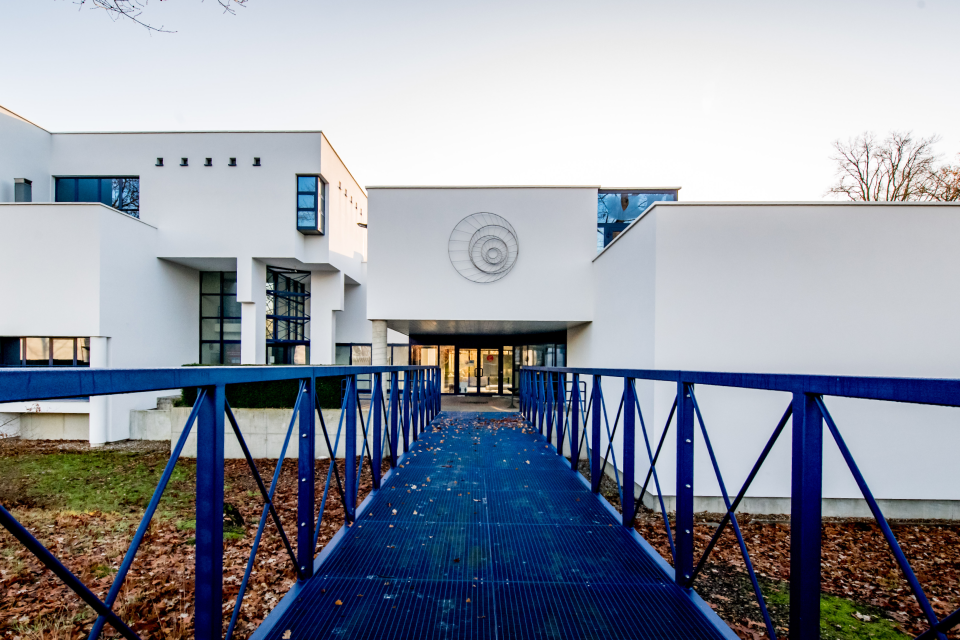
#> input picture opdracht2/resources/edm_image.png, 960 x 640 px
$ python tempCodeRunnerFile.py
#> lines starting #> are read from the running program, lines starting #| are printed output that depends on the picture; after the words box and inside, x2 and y2 are one past the last pixel; in counts of white or black regions, pixels touching at a corner belong together
### opdracht2/src/feauture_detection.py
import cv2
import numpy as np
import os

SAVE_INTERVAL = 20


def _load_image(path: str):
#> called with path = 'resources/edm_image.png'
    if not os.path.exists(path):
        raise FileNotFoundError(f"Image not found: {path}")
    image = cv2.imread(path)
#> image is the input picture: shape (640, 960, 3); mean B, G, R 161.8, 150.8, 146
    if image is None:
        raise IOError(f"Failed to load image: {path}")
    return image


def _load_video(path: str):
    if not os.path.exists(path):
        raise FileNotFoundError(f"Video file not found: {path}")
    video = cv2.VideoCapture(path)
    if not video.isOpened():
        raise IOError(f"Could not open video file: {path}")
    return video


def _create_orb_detector(n_features):
    return cv2.ORB_create(nfeatures=n_features)  # type: ignore


def _match_features(bf, desc1, desc2, ratio=0.75):
    matches = bf.knnMatch(desc1, desc2, k=2)
    return [m for m, n in matches if m.distance < ratio * n.distance]


def process(
    target_img_path: str,
    use_webcam: bool,
    video_path: str = "",
    overlay_video_path: str = "",
    n_features=1000,
):
    """Processes each frame of the given video, and matches its features with the given image.
        Optionally can overlay a video on the refernce image found in the video

    Args:
        target_img_path (str): Location of the reference image
        use_webcam (bool): Whether to use the webcam for processing
        video_path (str, optional): Location of the video to process if use_webcam = False
        overlay_video_path (str, optional): Location of the video to overlay
        n_features (int, optional): Maximum amount of keypoints to be detected by ORB. Defaults to 1000.
    """
    target_img = _load_image(target_img_path)
    if use_webcam:
        video = cv2.VideoCapture(0)
    else:
        video = _load_video(video_path)

    orb = _create_orb_detector(n_features)
    bf = cv2.BFMatcher(cv2.NORM_HAMMING, crossCheck=False)

    keypoints_img, descriptors_img = orb.detectAndCompute(target_img, None)
#> keypoints_img = 1000 keypoints; strongest (x, y, size): (476, 390, 31), (481, 389, 31), (475, 389, 37.2), (481, 390, 37.2)

    overlay_video = None
    if overlay_video_path:
        overlay_video = _load_video(overlay_video_path)

    h_t, w_t = target_img.shape[:2]
#> h_t = 640; w_t = 960
    pts_target = np.float32([[0, 0], [w_t, 0], [w_t, h_t], [0, h_t]]).reshape(-1, 1, 2) # type: ignore
#> pts_target = [[0, 0], [960, 0], [960, 640], [0, 640]]

    video_writer = None
    if not use_webcam:
        os.makedirs(os.path.dirname("output/output_video.mp4"), exist_ok=True)
        fps = video.get(cv2.CAP_PROP_FPS)
        width = int(video.get(cv2.CAP_PROP_FRAME_WIDTH))
        height = int(video.get(cv2.CAP_PROP_FRAME_HEIGHT))
        fourcc = cv2.VideoWriter_fourcc(*"mp4v")  # type: ignore
        video_writer = cv2.VideoWriter(
            "output/output_video.mp4", fourcc, fps, (width, height)
        )

    while True:
        success, frame = video.read()
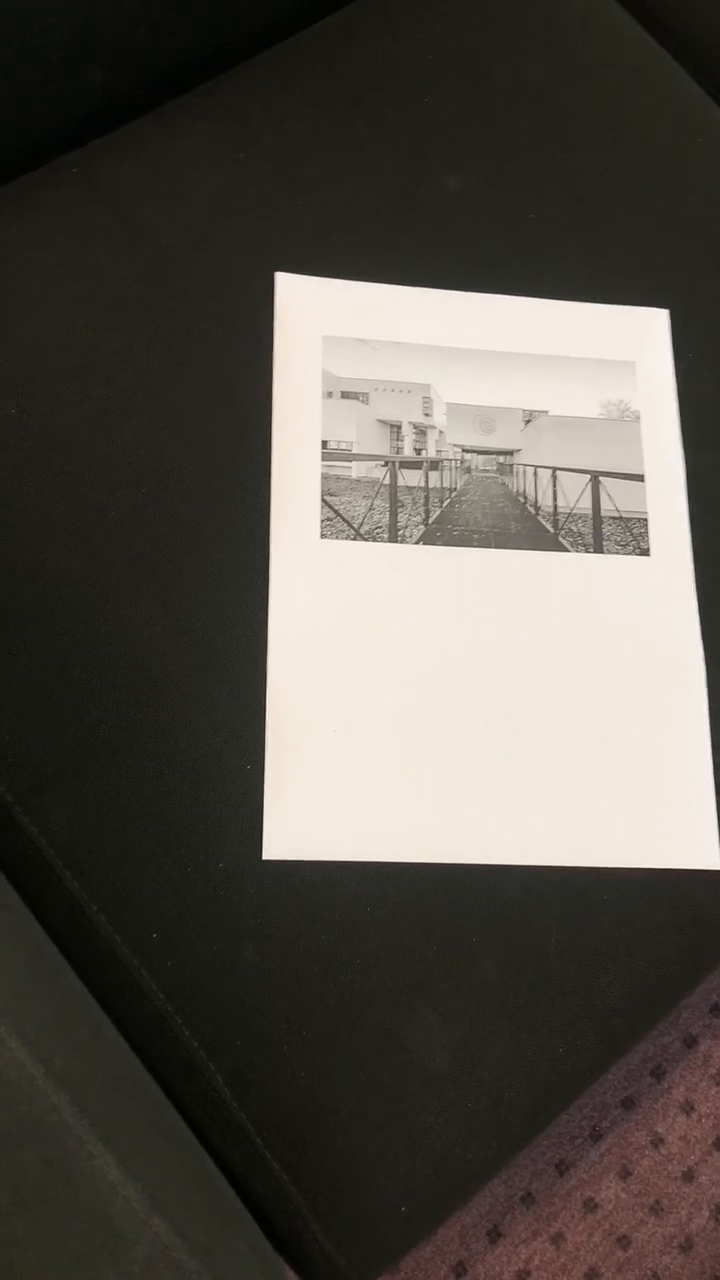
#> input picture frame 25 of opdracht2/resources/IMG_4011.mp4, 720 x 1280 px
#> frame is the input picture: shape (1280, 720, 3); mean B, G, R 76.3, 83.6, 88.1
        if not success:
            print("End of video or failed to read frame.")
            break

        keypoints_vid, descriptors_vid = orb.detectAndCompute(frame, None)
#> keypoints_vid = 1000 keypoints; strongest (x, y, size): (263, 858, 31), (278, 275, 92.6), (264, 857, 44.6), (276, 274, 77.1)
        if descriptors_vid is None:
            continue

        good_matches = _match_features(bf, descriptors_img, descriptors_vid)
#> in _match_features, `matches = bf.knnMatch(desc1, desc2, k=2)`: matches = 1000 matches
#> good_matches = 63 matches
        if len(good_matches) < 10:
            if video_writer:
                video_writer.write(frame)
            else:
                cv2.imshow("Feature Matching / Overlay", frame)
                if cv2.waitKey(1) & 0xFF == ord("q"):
                    break
                continue

        src_pts = np.float32(
            [keypoints_img[m.queryIdx].pt for m in good_matches]  # type: ignore
        ).reshape(-1, 1, 2)
#> src_pts = 63 rows, first 8: [623, 378], [637, 379], [296.4, 174], [224.6, 577.4], [637.6, 378.4], [622.1, 378.4], [580.6, 375.3], [636.6, 381.5]
        dst_pts = np.float32(
            [keypoints_vid[m.trainIdx].pt for m in good_matches]  # type: ignore
        ).reshape(-1, 1, 2)
#> dst_pts = 63 rows, first 8: [398.4, 472.8], [404.6, 470.9], [322.5, 533.9], [403, 470], [600, 477], [551, 471], [526.8, 468], [600, 477]

        H, _ = cv2.findHomography(src_pts, dst_pts, cv2.RANSAC, 3.0)
#> H = [[0.337, -0.0245, 325], [0.0241, 0.289, 336.2], [1.06e-05, -5.56e-05, 1]]

        if H is not None:
            if overlay_video:  # Draw overlay_video at detected position
                ret, overlay_frame = overlay_video.read()
                if not ret:
                    overlay_video.set(cv2.CAP_PROP_POS_FRAMES, 0)
                    ret, overlay_frame = overlay_video.read()

                overlay_frame = cv2.resize(overlay_frame, (frame.shape[1], frame.shape[0]))

                warped_overlay = cv2.warpPerspective(
                    overlay_frame, H, (frame.shape[1], frame.shape[0])
                )

                mask_overlay = np.any(warped_overlay > 0, axis=2).astype(np.uint8) * 255
                mask_inv = cv2.bitwise_not(mask_overlay)

                bg = cv2.bitwise_and(frame, frame, mask=mask_inv)
                fg = cv2.bitwise_and(warped_overlay, warped_overlay, mask=mask_overlay)

                frame = cv2.add(bg, fg)
            else:  # Draw detected position
                dst = cv2.perspectiveTransform(pts_target, H)
#> dst = [[325, 336.2], [642, 355.7], [649.4, 558.3], [320.7, 540.2]]
                frame = cv2.polylines(
                    frame,
                    [np.array(dst, dtype=np.int32)],
                    True,
                    (0, 255, 0),
                    3,
                    cv2.LINE_AA,
                )
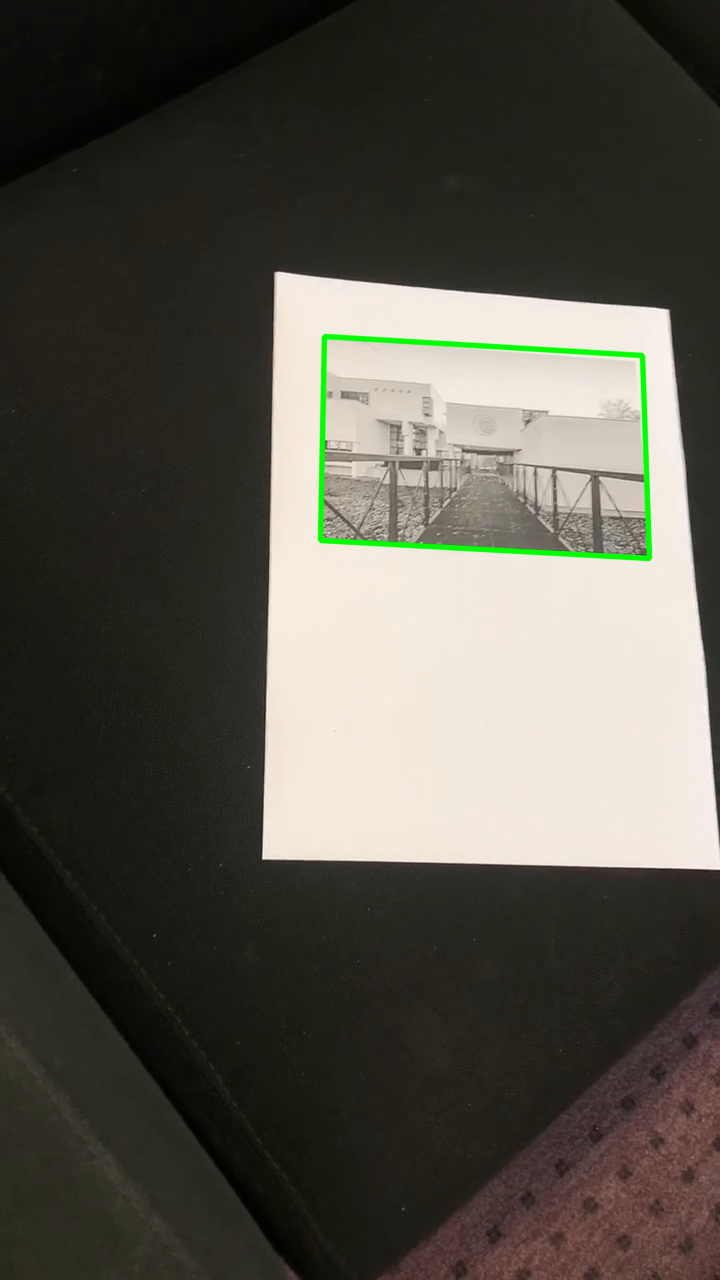
#> frame: shape (1280, 720, 3); 0.8% of pixels changed, all inside (x1, y1, x2, y2) = (317, 333, 653, 562)

        if video_writer:
            video_writer.write(frame)
        else:
            cv2.imshow("Feature Matching / Overlay", frame)
            if cv2.waitKey(1) & 0xFF == ord("q"):
                break

    video.release()
    if overlay_video:
        overlay_video.release()
    if video_writer:
        video_writer.release()
    cv2.destroyAllWindows()

### opdracht2/tempCodeRunnerFile.py
from src import process


def main():
    process("resources/edm_image.png", False, video_path="resources/IMG_4011.mp4")


if __name__ == "__main__":
    main()
